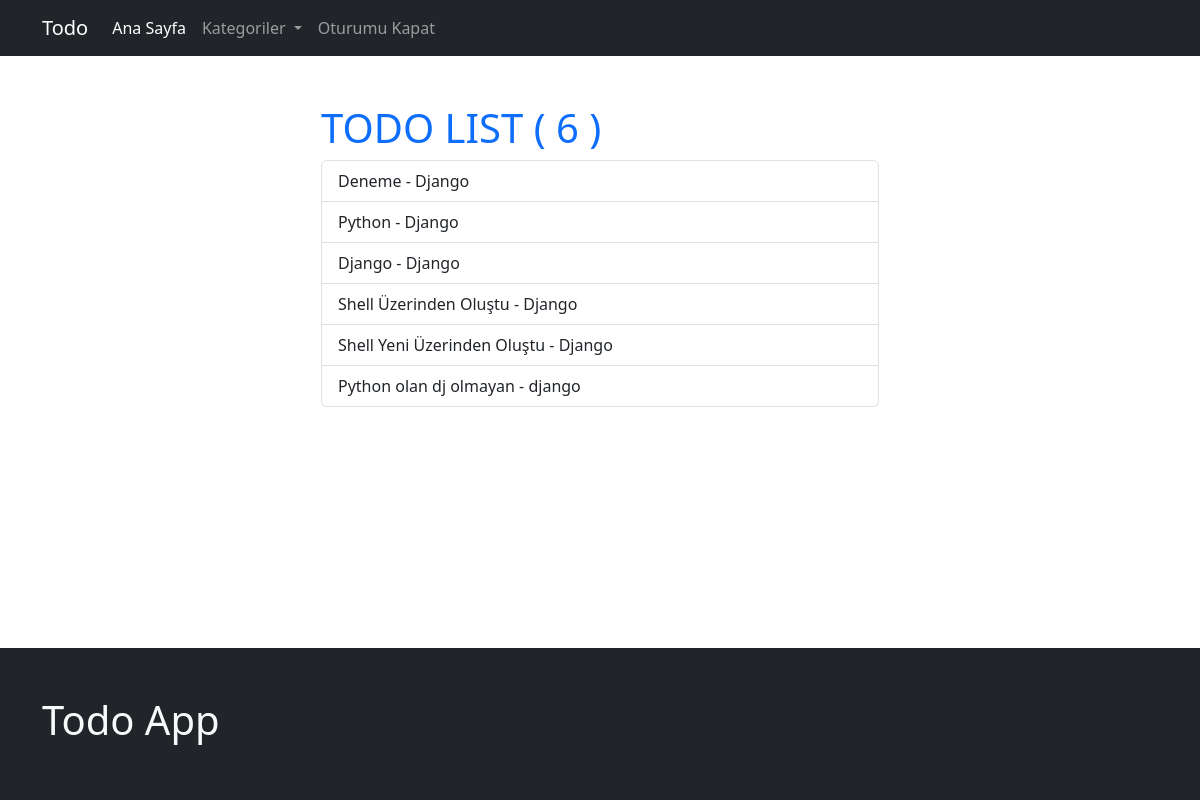
The app's page / (signed in) with its own data.
### todo/models.py (models this page shows, shortened)
class Todo(models.Model):
    user = models.ForeignKey(User, on_delete=models.CASCADE)
    tag = models.ManyToManyField(Tag)
    category = models.ForeignKey(Category, on_delete=models.SET_NULL, null=True)
    title = models.CharField(max_length=200)
    content = models.TextField(blank=True, null=True)
    is_active = models.BooleanField(default=False)
    created_at = models.DateTimeField(auto_now_add=True)
    update_at = models.DateTimeField(auto_now=True)
    def get_absolute_url(self):
        return reverse(
            'todo_detail_view',
            kwargs={
            'category_slug': self.category.slug,
            'id':self.pk,
            }
        )

### todo/views.py (the view)
@login_required(login_url='/admin/login/')
def home_view(request):
    todos = Todo.objects.filter(
        user=request.user,
        is_active=True,
    )
    context = dict(
        todos=todos,
    )
    return render(request, 'todo/todo_list.html', context)

### config/project_context_processors.py (called while the page is built)
def global_category_context(request):
    return dict(
        global_categories=Category.objects.filter(is_active=True)
    )

### todo/models.py (called while the page is built)
    def get_absolute_url(self):
        return reverse(
            'category_view',
            kwargs={
            'category_slug': self.slug
            }
        )

### todo/templates/todo/todo_list.html (shortened to what this page needs)
{% extends 'core/base.html' %}
{% block container %}
<div class="col-sm-6 offset-sm-3">
    <h1 class="text-primary">TODO LIST ( {{ todos.count }} )</h1>
    <div class="list-group">
        {% for todo in todos %}
        <a href="{{ todo.get_absolute_url }}" class="list-group-item list-group-item-action ">
            {{ todo.title }}
        </a>
        {% endfor %}
    </div>
</div>
{% endblock container %}

### templates/core/base.html (shortened to what this page needs)
{% load static %}
<!doctype html>
<html lang="en">
  <head>
    <link rel="stylesheet" href="{% static 'css/bootstrap.min.css' %}">
  </head>
  <body>
    {% include 'core/navbar.html' %}
    <div class="container my-5">
        {% block container %}
        {% endblock container %}
    </div>
    {% include 'core/footer.html' %}
  </body>
</html>

### templates/core/navbar.html (shortened to what this page needs)
<nav class="navbar navbar-expand-lg bg-dark navbar-dark">
  <div class="container">
    <a class="navbar-brand" href="/">Todo</a>
    <div class="collapse navbar-collapse" id="navbarNavAltMarkup">
      <ul class="navbar-nav">
        <li class="nav-item">
          <a class="nav-link active" aria-current="page" href="/">Ana Sayfa</a>
        </li>
        <li class="nav-item dropdown">
          <a class="nav-link dropdown-toggle" href="#" role="button" data-bs-toggle="dropdown" aria-expanded="false">
            Kategoriler
          </a>
        </li>
        <li class="nav-item">
          <a class="nav-link" aria-current="page" href="{% url 'logout_view' %}">Oturumu Kapat</a>
        </li>
      </ul>
    </div>
  </div>
</nav>

### templates/core/footer.html
<div class="bg-dark py-5 mt-5 fixed-bottom">
    <div class="container">
        <div class="col">
            <h1 class="text-light">Todo App</h1>
        </div>
    </div>
</div>

### records on screen
Todo: title "Deneme - Django"
Todo: title "Python - Django"
Todo: title "Django - Django"
Todo: title "Shell Üzerinden Oluştu - Django"
Todo: title "Shell Yeni Üzerinden Oluştu - Django"
Todo: title "Python olan dj olmayan - django"

### other values on screen
{{ todos.count }} "6"
